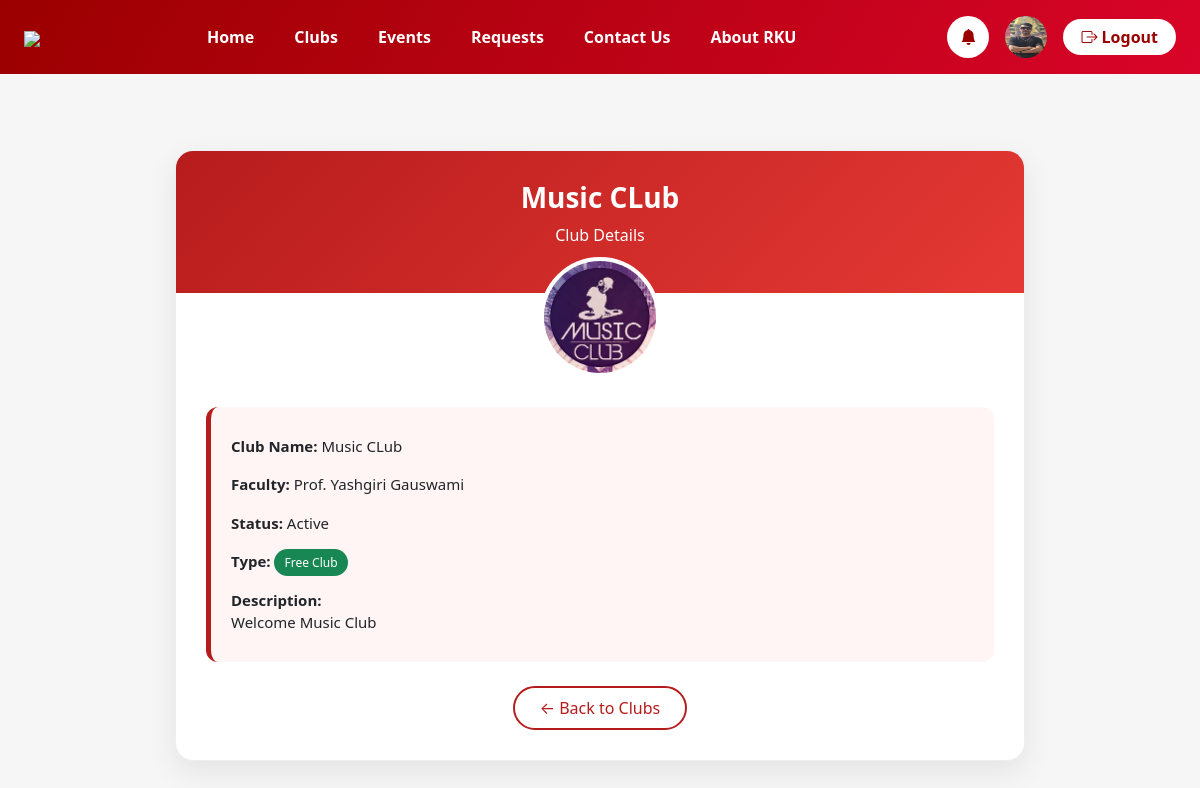
Screenshot of /Studentapp/club_detail.php (signed in) with the database file from the repository.
### tables this page shows
CREATE TABLE `user` (
  `id` int NOT NULL,
  `clubimage` varchar(255) DEFAULT NULL,
  `fullname` varchar(100) DEFAULT NULL,
  `email` varchar(100) DEFAULT NULL,
  `department` varchar(100) DEFAULT NULL,
  `enrollment` varchar(100) DEFAULT NULL,
  `mobile` varchar(20) DEFAULT NULL,
  `password` varchar(100) DEFAULT NULL,
  `reset_token` varchar(255) DEFAULT NULL,
  `role` enum('admin','faculty','user') DEFAULT 'user'
);

CREATE TABLE `clubs` (
  `id` int NOT NULL,
  `clubimage` varchar(255) DEFAULT NULL,
  `clubname` varchar(100) DEFAULT NULL,
  `faculty_id` int NOT NULL,
  `faculty` varchar(100) DEFAULT NULL,
  `totalmembers` int DEFAULT NULL,
  `status` enum('Active','Inactive') DEFAULT 'Active',
  `clubdescription` varchar(255) DEFAULT NULL,
  `club_paid` enum('Paid','Unpaid') DEFAULT 'Unpaid'
);

### Studentapp/club_detail.php (the view, shortened to what this page needs)
<?php
include 'header.php';
include '../database.php';
$club_id = isset($_GET['club_id']) ? intval($_GET['club_id']) : 0;
if ($club_id > 0) {
    $club_query = mysqli_query($con, "SELECT * FROM clubs WHERE id='$club_id' LIMIT 1");
} else {
    $club_query = mysqli_query($con, "SELECT * FROM clubs ORDER BY id ASC LIMIT 1");
}
$club = mysqli_fetch_assoc($club_query);
?>
<link href="https://cdn.jsdelivr.net/npm/bootstrap@5.3.2/dist/css/bootstrap.min.css" rel="stylesheet">
<div class="container">
    <div class="club-wrapper">
        <div class="club-header">
            <h1><?php echo htmlspecialchars($club['clubname']); ?></h1>
            <p>Club Details</p>
        </div>
<br>
        <div class="text-center">
            <img class="club-img" src="../Adminapp/uploads/<?php echo $club['clubimage']; ?>">
        </div>
        <div class="club-body">
            <div class="info-box">
                <ul class="list-unstyled m-0">
                    <li><strong>Club Name:</strong> <?php echo $club['clubname']; ?></li>
                    <li><strong>Faculty:</strong> <?php echo $club['faculty']; ?></li>
                    <li><strong>Status:</strong> <?php echo $club['status']; ?></li>
                    <li>
                        <strong>Type:</strong>
                        <?php if ($club['club_paid'] == 'Paid') { ?>
                            <span class="badge-paid">Paid Club</span>
                        <?php } else { ?>
                            <span class="badge-free">Free Club</span>
                        <?php } ?>
                    </li>
                    <li>
                        <strong>Description:</strong><br>
                        <?php echo nl2br($club['clubdescription']); ?>
                    </li>
                </ul>
            </div>
            <div class="text-center mt-4">
                <a href="clubs_view.php" class="back-btn">← Back to Clubs</a>
            </div>
        </div>
    </div>
</div>

### Studentapp/header.php (shortened to what this page needs)
<?php
  include "../database.php";
?>
<!DOCTYPE html>
<html lang="en">
<head>
  <link href="https://cdn.jsdelivr.net/npm/bootstrap@5.3.2/dist/css/bootstrap.min.css" rel="stylesheet">
  <link href="https://cdn.jsdelivr.net/npm/bootstrap-icons@1.11.1/font/bootstrap-icons.css" rel="stylesheet">
</head>
<body>
<nav class="navbar navbar-expand-lg navbar-dark custom-navbar fixed-top py-3">
  <div class="container-fluid px-4">
    <a class="navbar-brand" href="index.php">
      <img src="assets/images/logo.png" height="60">
    </a>
    <div class="collapse navbar-collapse" id="navBar">
      <ul class="navbar-nav mx-auto">
        <li class="nav-item"><a class="nav-link" href="index.php">Home</a></li>
        <li class="nav-item"><a class="nav-link" href="clubs_view.php">Clubs</a></li>
        <li class="nav-item"><a class="nav-link" href="events_view.php">Events</a></li>
        <li class="nav-item"><a class="nav-link" href="request.php">Requests</a></li>
        <?php if(isset($_SESSION['user_id'])) { ?>
          <li class="nav-item"><a class="nav-link" href="contactus_view.php">Contact Us</a></li>
        <?php } ?>
        <li class="nav-item"><a class="nav-link" href="aboutrku_view.php">About RKU</a></li>
      </ul>
      <div class="d-flex align-items-center gap-3">
        <?php if(isset($_SESSION['user_id'])) {
          $user_id=$_SESSION['user_id'] ?>
          <a href="notification.php" class="notification-btn">
            <i class="bi bi-bell-fill"></i>
          </a>
          <?php
           $qry="SELECT *from user where id=$user_id";
           $result=mysqli_query($con, $qry);
           if(mysqli_num_rows($result)>0){
            while($row=mysqli_fetch_assoc($result)){
              echo "<a href='profile_view.php'>";
               echo "<img src='../uploads/" . $row['clubimage'] . "' class='profile-img'>";
              echo "</a>";
            }
           }
          ?>
          <a href="logout.php">
            <button class="btn-custom">
              <i class="bi bi-box-arrow-right"></i> Logout
            </button>
          </a>
        <?php } ?>
      </div>
    </div>
  </div>
</nav>
</body>
</html>

### Studentapp/header.php (style rules this page uses)
body { padding-top: 110px; background: #f5f7fa; }
.custom-navbar { background: linear-gradient(120deg, #9b0000, #d90429); }
.navbar-nav .nav-link { font-weight: 600; color: white !important; margin: 0 12px; }
.profile-img { width: 42px; height: 42px; border-radius: 50%; }
.notification-btn { position: relative; background: white; color: #9b0000; border-radius: 50%; width: 42px; height: 42px; display: flex; align-items: center; justify-content: center; text-decoration: none; }
.btn-custom { background: white; color: #9b0000; font-weight: 600; border-radius: 25px; padding: 6px 18px; border: none; }

### Studentapp/club_detail.php (style rules this page uses)
body { background: #f6f6f6; }
.club-wrapper { max-width: 850px; margin: 40px auto; background: #fff; border-radius: 18px; overflow: hidden; box-shadow: 0 10px 30px rgba(0, 0, 0, 0.08); border: 1px solid #eee; }
.club-header { background: linear-gradient(135deg, #b71c1c, #e53935); padding: 30px; text-align: center; color: white; }
.club-header h1 { font-size: 28px; font-weight: 700; }
.club-img { width: 120px; height: 120px; object-fit: cover; border-radius: 50%; border: 4px solid #fff; margin-top: -60px; background: #fff; }
.club-body { padding: 30px; }
.info-box { background: #fff5f5; border-left: 5px solid #b71c1c; border-radius: 12px; padding: 20px; }
.info-box li { padding: 8px 0; font-size: 15px; }
.badge-free { background: #198754; color: #fff; padding: 5px 10px; border-radius: 20px; font-size: 12px; }
.back-btn { border: 2px solid #b71c1c; color: #b71c1c; border-radius: 30px; padding: 8px 25px; text-decoration: none; display: inline-block; transition: 0.3s; }

### rows the page displays
user: clubimage (picture)
clubs: clubname "Music CLub", clubimage (picture), faculty "Prof. Yashgiri Gauswami", status "Active", clubdescription "Welcome Music Club"
